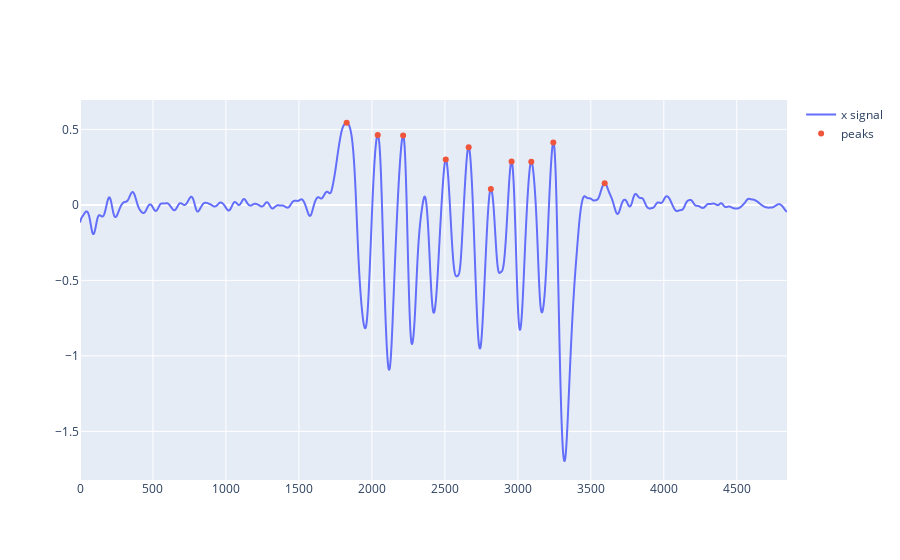

The code cell stored with this chart in its notebook:
### Code cell
fig = go.Figure()

fig.add_trace(go.Scatter(
            y = filtered_df['y'],
            line =  dict(shape =  'spline' ),
            name = 'x signal')
            )
fig.add_trace(go.Scatter(
            x = peaks[1],
            y = filtered_df.loc[peaks[1]]['y'],
            mode =  'markers',
            name = 'peaks')
            )

### Figure 1 — Plotly figure (JSON) as saved in the notebook; plotly's stock layout.template omitted (floating-point values rounded to 4 significant figures; data arrays with more than 128 entries replaced by an {"elided": "..."} marker saying what was removed)
{"data": [{"line": {"shape": "spline"}, "name": "x signal", "y": {"elided": "4845 float values"}, "type": "scatter"}, {"mode": "markers", "name": "peaks", "x": [1827, 2040, 2214, 2506, 2663, 2815, 2957, 3092, 3243, 3595], "y": [0.544, 0.4627, 0.4595, 0.3004, 0.3823, 0.1054, 0.2879, 0.286, 0.4138, 0.1435], "type": "scatter"}], "layout": {}}
